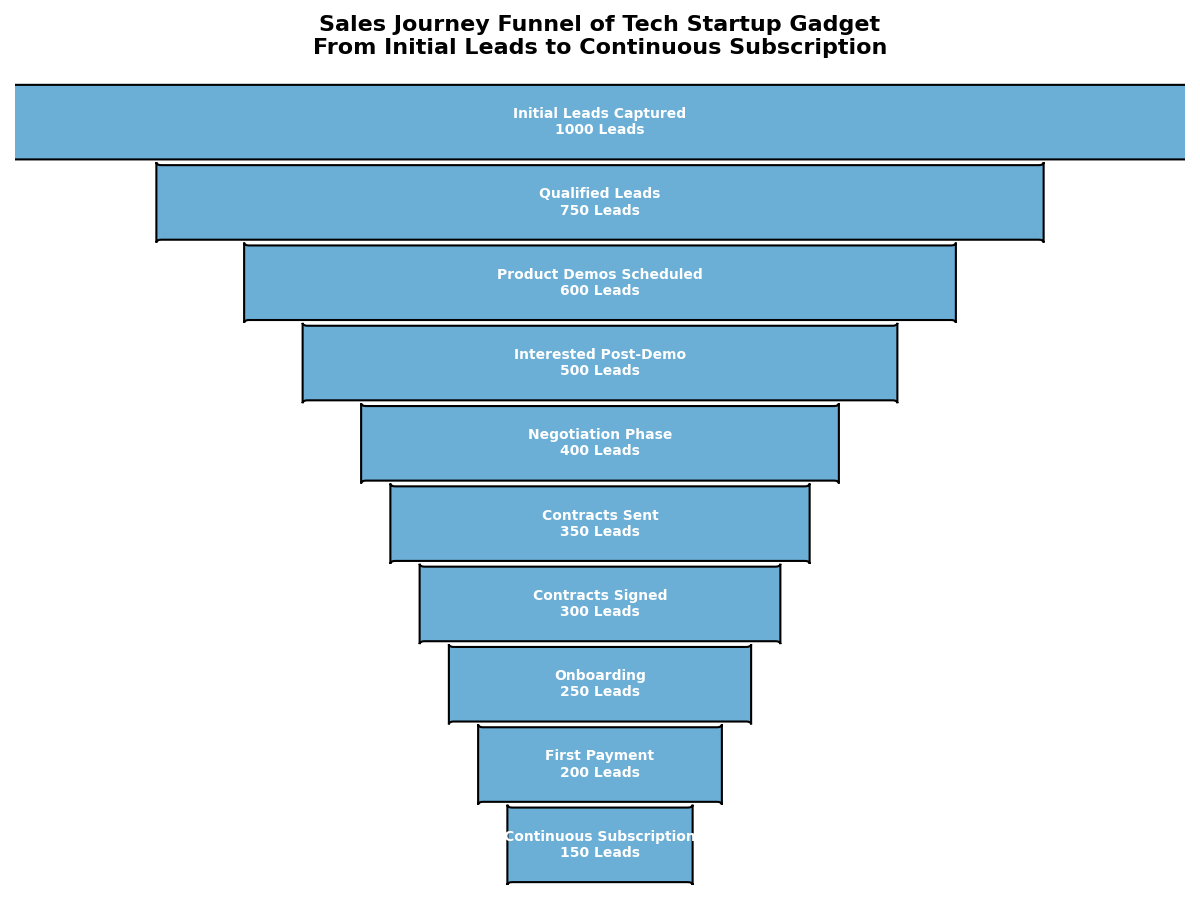

Recreate this plot in Python.
import matplotlib.pyplot as plt
import matplotlib.patches as patches

# Data for the stages and their respective values
stages = [
    "Initial Leads Captured",
    "Qualified Leads",
    "Product Demos Scheduled",
    "Interested Post-Demo",
    "Negotiation Phase",
    "Contracts Sent",
    "Contracts Signed",
    "Onboarding",
    "First Payment",
    "Continuous Subscription"
]

values = [1000, 750, 600, 500, 400, 350, 300, 250, 200, 150]
single_color = '#6baed6'  # Consistent color for all data groups

fig, ax = plt.subplots(figsize=(12, 9))

total_width = 12
width_ratios = [value / max(values) for value in values]
heights = 1.4

for i, (stage, value) in enumerate(zip(stages, values)):
    stage_width = width_ratios[i] * total_width
    x_offset = (total_width - stage_width) / 2
    y_position = -i * heights

    polygon = patches.FancyBboxPatch(
        (x_offset, y_position),
        stage_width, -heights,
        boxstyle="round,pad=0.05",
        edgecolor='black',
        facecolor=single_color,
        linewidth=1.5
    )
    ax.add_patch(polygon)

    annotation = f"{stage}\n{value} Leads"
    ax.text(total_width / 2, y_position - (heights / 2),
            annotation, ha='center', va='center',
            fontsize=10, color='white', fontweight='bold')

ax.set_xlim(0, total_width)
ax.set_ylim(-len(stages) * heights, 0)
ax.axis('off')

plt.title('Sales Journey Funnel of Tech Startup Gadget\nFrom Initial Leads to Continuous Subscription',
          fontsize=16, fontweight='bold', pad=20)

plt.tight_layout()

plt.show()
